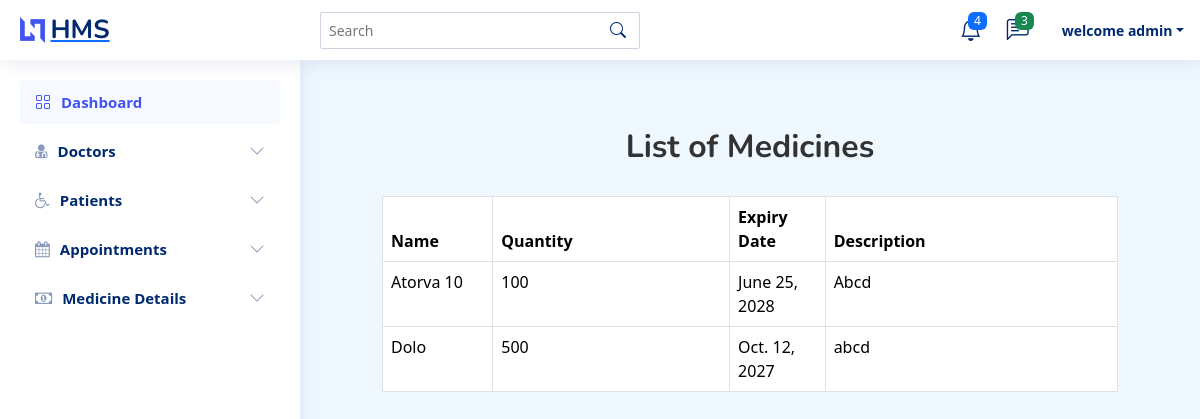
Page /medicine_list/ on the committed database.
### hospitalapp/models.py (models this page shows, shortened)
class Medicine(models.Model):
    name = models.CharField(max_length=255)
    quantity = models.IntegerField()
    expiry_date = models.DateField()
    description = models.TextField(blank=True, null=True)

### hospitalapp/views.py (the view)
# urls.py: path('medicine_list/', views.medicine_list, name='medicine_list'),
def medicine_list(request):
    medicines = Medicine.objects.all()
    return render(request, 'medicine_list.html', {'medicines': medicines})

### templates/medicine_list.html (shortened to what this page needs)
{% extends 'index-2.html' %}
{% block content %}
<head>
  <link href="https://cdn.jsdelivr.net/npm/bootstrap@5.3.3/dist/css/bootstrap.min.css" rel="stylesheet">
</head>
<body>
<div class="container">
  <h2 class="table-title">List of Medicines</h2>
  <table class="table table-bordered">
    <thead>
      <tr>
        <th style="width:15%">Name</th>
        <th>Quantity</th>
        <th style="width:13%">Expiry Date</th>
        <th>Description</th>
      </tr>
    </thead>
    <tbody>
      {% for medicine in medicines %}
        <tr>
          <td>{{ medicine.name }}</td>
          <td>{{ medicine.quantity }}</td>
          <td>{{ medicine.expiry_date }}</td>
          <td>{{ medicine.description }}</td>
        </tr>
      {% empty %}
        <tr>
          <td colspan="5" class="text-center">No medicines available</td>
        </tr>
      {% endfor %}
    </tbody>
  </table>
</body>
{% endblock %}

### static/assets/css/style.css (style rules this page uses)
:root { scroll-behavior: smooth; }
body { font-family: "Open Sans", sans-serif; background: #f6f9ff; color: #444444; }
h1, h2, h3, h4, h5, h6 { font-family: "Nunito", sans-serif; }

### templates/medicine_list.html (style rules this page uses)
body { background-color: #f0f8ff; padding: 40px; }
.table-title { font-weight: bold; font-size: 32px; text-align: center; margin-bottom: 30px; color: #333; }

### rows in the picture
Medicine: name "Atorva 10", quantity "100", expiry_date "June 25, 2028", description "Abcd"
Medicine: name "Dolo", quantity "500", expiry_date "Oct. 12, 2027", description "abcd"
